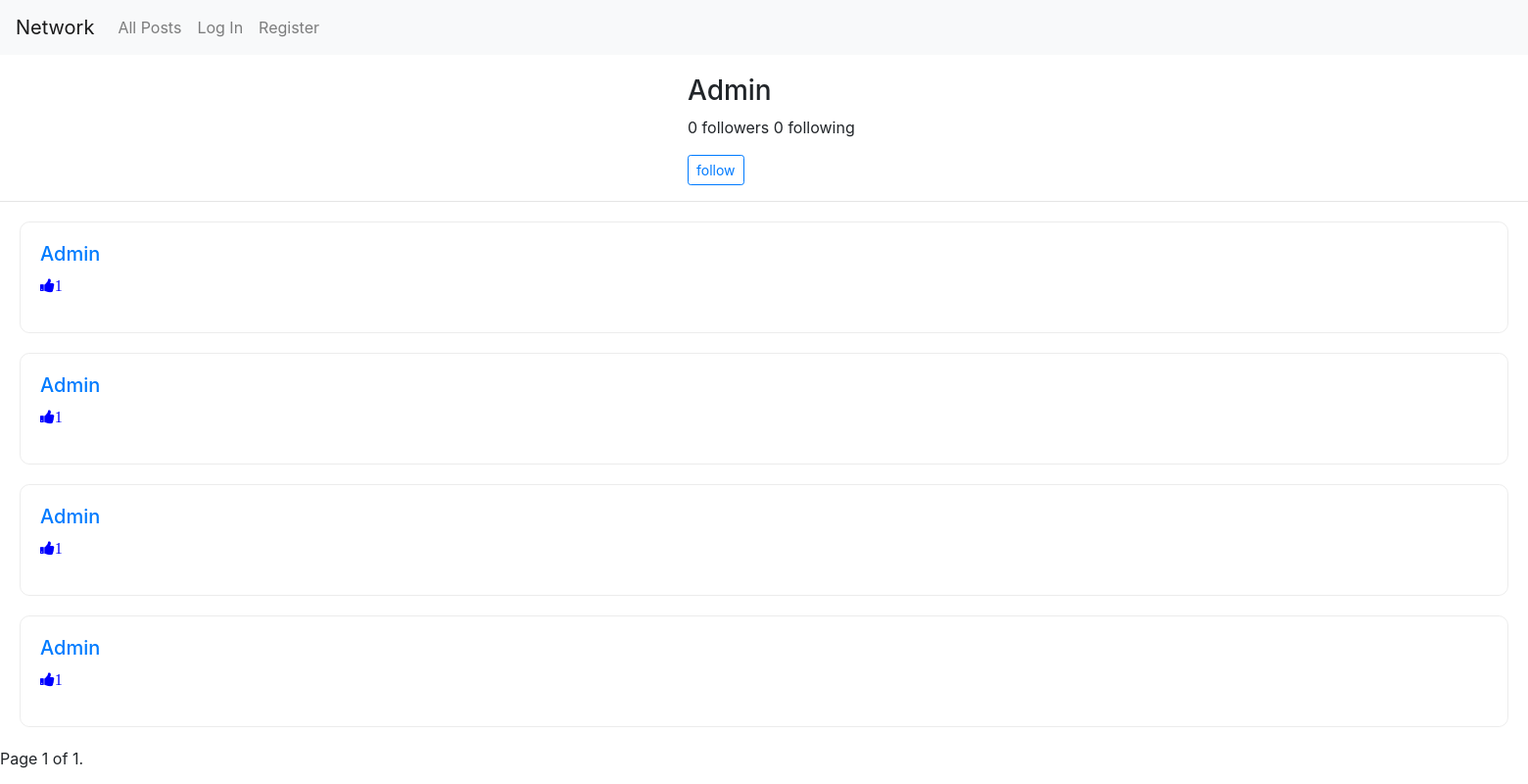
The app's page /user_details/Admin with its own data.
### network/models.py (models this page shows, shortened)
class Posts(models.Model):
    name = models.CharField(max_length=200, default='user')
    post = models.TextField(max_length=None)
    likes = models.IntegerField(max_length=None, default=0)
    date = models.DateTimeField()
    state = models.CharField(max_length=200, default='up')
    liked_by = models.CharField(max_length=200, default='')

### network/views.py (the view, shortened to what this page needs)
# urls.py: path("user_details/<str:name>", views.user_details, name="user_details"),
def user_details(request, name):
    posts = Posts.objects.filter(name=name)
    posts = posts.order_by("-date").all()
    paginator = Paginator(posts, 10)
    page_number = request.GET.get('page')
    page_obj = paginator.get_page(page_number)
    detail = UserDetails.objects.filter(name=name)
    ct = 0
    cp = 0
    btn_value = 'follow'
    return render(request, "network/user_details.html", {'page_obj': page_obj, 'name': name,
                                                         'followers': ct, 'following': cp, 'btn_value': btn_value})

### network/templates/network/user_details.html (shortened to what this page needs)
{% extends "network/layout.html" %}
{% load static %}
{% block body %}
    <div style="position: relative; left: 45%; margin-top: 20px;">
        <h3 id='post_name'>{{name}}</h3>
        <p id="user_following"> {{followers}} followers {{following}} following </p>
        {% if name != user.username %}
            {% if btn_value == 'follow'%}
                <button id='ff_btn' class="btn btn-sm btn-outline-primary" onclick = 'follow("{{ name }}")')>
                    follow
                </button>
            {% else %}
                <button id='ff_btn' class="btn btn-sm btn-outline-primary" onclick = 'follow("{{ name }}")')>
                    unfollow
                </button>
            {% endif %}
        {% endif %}
    </div>
    <hr>
    <div>
        {% for post in page_obj %}
        <div id="content" style="border: .5px solid rgba(0, 0, 0, 0.075); padding: 20px; margin: 20px; border-radius: 10px;">
            <h5><a href="#">{{post.name}}</a></h5>
            {% if post.state == 'down' and post.liked_by == user.username %}
                <p><i id={{post.id}} onclick="like_unlike(this, '{{post.id}}')" class="fa fa-thumbs-down" style="cursor: pointer; color: #00F" onMouseOver="this.style.color='#0F0'" onMouseOut="this.style.color='#00F'">{{post.likes}}</i></p>
            {% else %}
                <p><i id={{post.id}} onclick="like_unlike(this, '{{post.id}}')" class="fa fa-thumbs-up" style="cursor: pointer; color: #00F" onMouseOver="this.style.color='#0F0'" onMouseOut="this.style.color='#00F'">{{post.likes}}</i>
                </p>
            {% endif %}
        </div>
        {% endfor %}
        <div class="pagination">
            <span class="step-links">
                <span class="current">
                    Page {{ page_obj.number }} of {{ page_obj.paginator.num_pages }}.
                </span>
            </span>
        </div>
    </div>
{% endblock %}

### records on screen
Posts: name "Admin", likes "1"
Posts: name "Admin", likes "1"
Posts: name "Admin", likes "1"
Posts: name "Admin", likes "1"

### other values on screen
{{ name }} "Admin"
{{ followers }} "0"
{{ following }} "0"
{{ page_obj.number }} "1"
{{ page_obj.paginator.num_pages }} "1"
